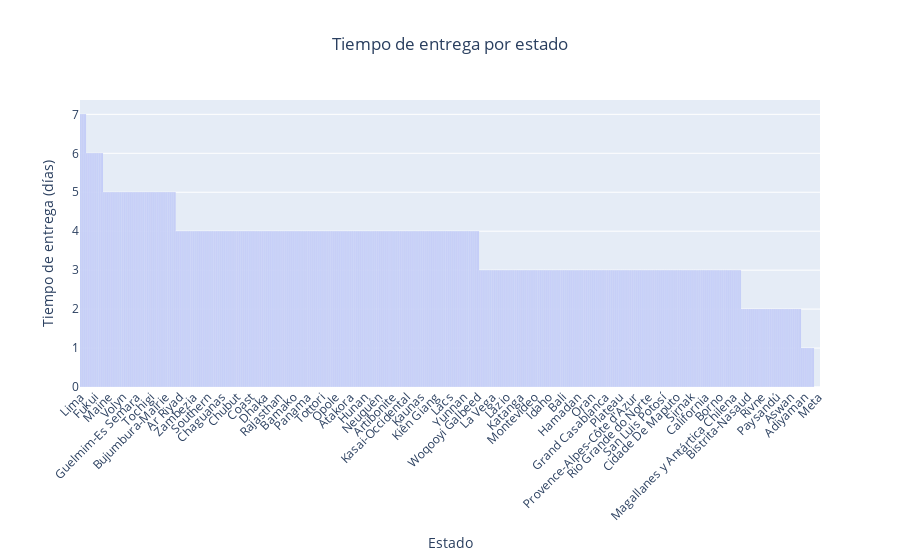

Write notebook code for a chart like this one.
### Code cell
import plotly.express as px
import nbformat

# Facilitar la visualización de grandes cantidades de datos con plotly
fig = px.bar(entrega_pedidos, x="State", y="Tiempo Entrega", title="Tiempo de entrega por estado")
fig.update_layout(title_x=0.5,
                  xaxis_title="Estado", 
                  yaxis_title="Tiempo de entrega (días)",
                  xaxis={'categoryorder': 'total descending'}, 
                  xaxis_tickangle=-45)

fig.show()

### Figure 1 — Plotly figure (JSON) as saved in the notebook; plotly's stock layout.template omitted (floating-point values rounded to 4 significant figures; data arrays with more than 128 entries replaced by an {"elided": "..."} marker saying what was removed)
{"data": [{"hovertemplate": "State=%{x}<br>Tiempo Entrega=%{y}<extra></extra>", "legendgroup": "", "marker": {"color": "#636efa", "pattern": {"shape": ""}}, "name": "", "orientation": "v", "showlegend": false, "textposition": "auto", "type": "bar", "x": {"elided": "1094 str values"}, "xaxis": "x", "y": {"elided": "1094 int values"}, "yaxis": "y"}], "layout": {"barmode": "relative", "legend": {"tracegroupgap": 0}, "title": {"text": "Tiempo de entrega por estado", "x": 0.5}, "xaxis": {"anchor": "y", "categoryorder": "total descending", "domain": [0, 1], "tickangle": -45, "title": {"text": "Estado"}}, "yaxis": {"anchor": "x", "domain": [0, 1], "title": {"text": "Tiempo de entrega (días)"}}}}
